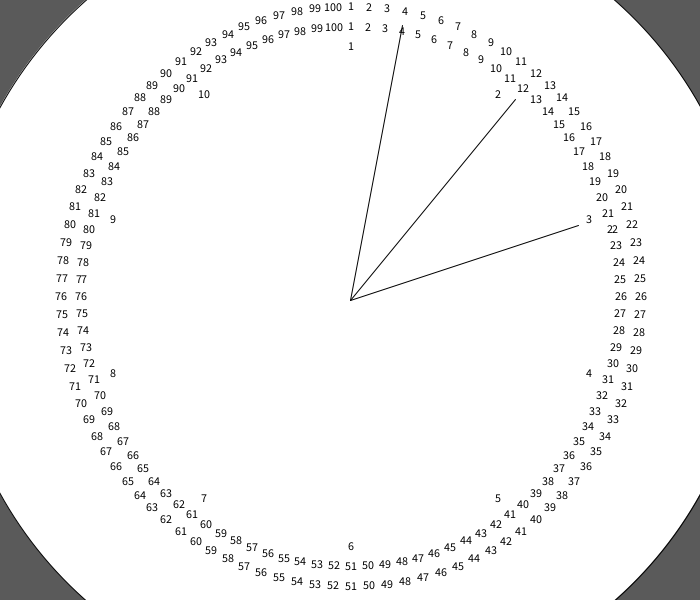
Frame 1 (no input)
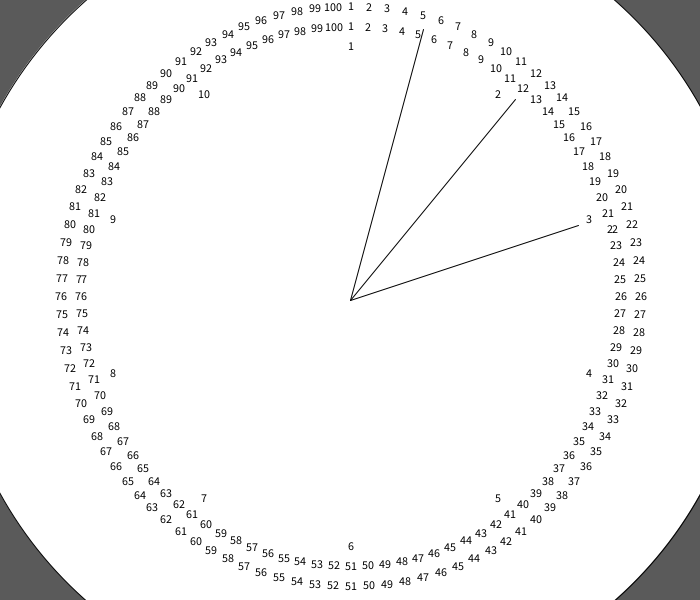
Frame 60 (the mouse pressed at the canvas centre just before this capture)
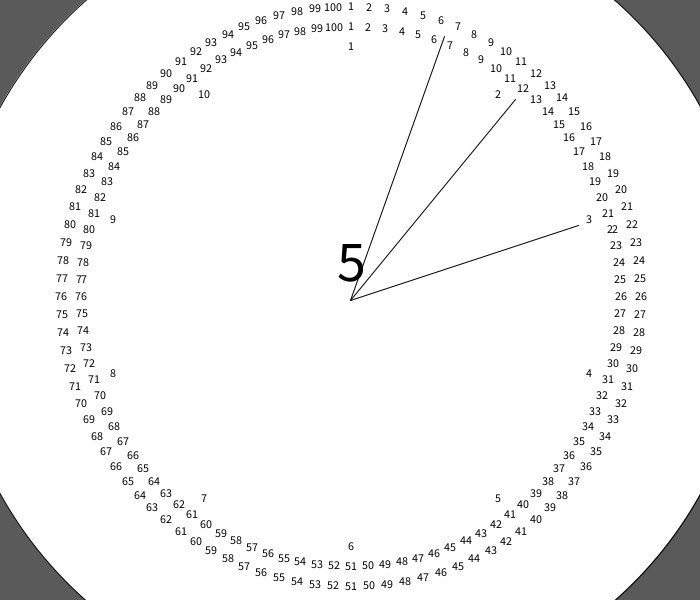
Frame 120 (the mouse held since frame 60 and released just before this capture)

The Processing sketch that drew these frames (run headless with seeded random() and noise(); from frame 60 on, the mouse is pressed at the canvas centre):

// Processing sketch: processing_94621
// ── processing_94621.pde

float a;
float a1;
float count;
float c;
float c1;
float d;
float d1;
float d2;
float d3;
float thing;
float count2;
boolean that=false;
boolean daye;
float notherthing;
number1[] numbers1;
number2[] numbers2;
number3[] numbers3;

void setup() {
  size(700,600);
     c=minute();
       textAlign(CENTER);
    d=hour();
      a=second();
      numbers1= new number1[10];
     numbers2= new number2[100];   
     numbers3= new number3[100];
     
     for(int i=0; i<100; i++) {
       numbers2[i]= new number2(i);   
     numbers3[i]= new number3(i);
     }
      for(int k=0; k<10; k++) {
       numbers1[k]= new number1(k);
     }
     
     
    
       a=second();
    c=minute();
    d=hour();
    
  a1=a+c*60+d*sq(60);
}
















void draw() {
    background(90);
  
 if(mousePressed==true && that==false) {
   that=true;
 if(daye==true) {
   daye=false;
 } else if(daye==false) {
   daye=true;
 }
 } else if (mousePressed==false && that==true) {
   that=false;
 }
 

 
 
     
     
   a=second();
    c=minute();
    d=hour();
    if(count2>2) {
        a1=a+c*60+d*sq(60);
        count2=0;
        
    }
    
    
    
    
      
      


 count=count+1;
 notherthing=.016666666;
 count2=count2+notherthing;
 a1=a1+notherthing;
  
      c1=(a1/(24*sq(60)))*10*100*100;
     d1=floor(c1/(100*100));
     d2=floor(c1/(100)-d1*100);
     d3=c1-floor(c1/100)*100;
     
 
 
 
 
 
 
 fill(255);
translate(width/2,height/2);
  
 ellipse(0,0,800,800);
  if(daye==true) {
    fill(0);
    textSize(58);
    text(day(), 0,-20);
  
  }
 
textSize(12);
 
 
 
 
  for(int whatnow=0; whatnow<100; whatnow++) {
    fill(0);
       numbers2[whatnow].display(270);   
     numbers3[whatnow].display(290);
     }
      for(int whatif=0; whatif<10; whatif++) {
        fill(0);
       numbers1[whatif].display(250);
     }
     


 pushMatrix();
 rotate(2*PI*d1/10);
 line(0,-240,0,0);
 popMatrix();
 
  pushMatrix();

 rotate(2*PI*d3/100);
 line(0,-280,0,0);
 popMatrix();
 
  pushMatrix();

 rotate(2*PI*d2/100);
 line(0,-260,0,0);
 popMatrix();
 

   
 
}



class number1{
  int rot;
  
  number1(int rot1) {
    rot=rot1;
  }
  
  
  void display(float bring) {
       pushMatrix();
        rotate(PI*2*rot/10);
    translate(0,-bring);

    pushMatrix();
    rotate(-PI*2*rot/10);
    text(rot+1,0,0);
    popMatrix();
    popMatrix();
  }
  
}




class number2{
  int rot;
  
  number2(int rot1) {
    rot=rot1;
  }
  
  
  void display(float bring) {
    pushMatrix();
        rotate(PI*2*rot/100);
    translate(0,-bring);

    pushMatrix();
  
    rotate(-PI*2*rot/100);
    text(rot+1,0,0);
    popMatrix();
    popMatrix();
  }
  
}






class number3{
  int rot;
  
  number3(int rot1) {
    rot=rot1;
  }
  
  
  void display(float bring) {
    pushMatrix();
        rotate(PI*2*rot/100);
    translate(0,-bring);

    pushMatrix();
    rotate(-PI*2*rot/100);
    textAlign(CENTER);
    text(rot+1,0,0);
    popMatrix();
    popMatrix();
  }
  
}
  
